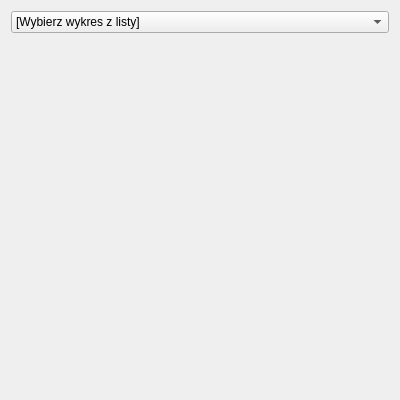
<?xml version="1.0" encoding="UTF-8"?>
<ui version="4.0">
 <class>ShowPlotsWindow</class>
 <widget class="QDialog" name="ShowPlotsWindow">
  <property name="geometry">
   <rect>
    <x>0</x>
    <y>0</y>
    <width>400</width>
    <height>400</height>
   </rect>
  </property>
  <property name="minimumSize">
   <size>
    <width>400</width>
    <height>400</height>
   </size>
  </property>
  <property name="baseSize">
   <size>
    <width>0</width>
    <height>0</height>
   </size>
  </property>
  <property name="windowTitle">
   <string>Dialog</string>
  </property>
  <layout class="QGridLayout" name="gridLayout">
   <item row="0" column="0">
    <layout class="QVBoxLayout" name="verticalLayout">
     <item>
      <widget class="QComboBox" name="plotChooser">
       <property name="layoutDirection">
        <enum>Qt::LeftToRight</enum>
       </property>
       <property name="autoFillBackground">
        <bool>false</bool>
       </property>
       <property name="editable">
        <bool>false</bool>
       </property>
       <property name="currentIndex">
        <number>0</number>
       </property>
       <item>
        <property name="text">
         <string>[Wybierz wykres z listy]</string>
        </property>
       </item>
       <item>
        <property name="text">
         <string>Ilość osób w kolejkach</string>
        </property>
       </item>
       <item>
        <property name="text">
         <string>Ilość klientów w sklepie</string>
        </property>
       </item>
       <item>
        <property name="text">
         <string>Średnia długość kolejki w czasie</string>
        </property>
       </item>
      </widget>
     </item>
     <item>
      <layout class="QHBoxLayout" name="horizontalLayout">
       <item>
        <widget class="QCustomPlot" name="plotWidget" native="true">
         <property name="sizePolicy">
          <sizepolicy hsizetype="Preferred" vsizetype="Preferred">
           <horstretch>0</horstretch>
           <verstretch>0</verstretch>
          </sizepolicy>
         </property>
         <property name="baseSize">
          <size>
           <width>0</width>
           <height>0</height>
          </size>
         </property>
        </widget>
       </item>
       <item>
        <spacer name="verticalSpacer">
         <property name="orientation">
          <enum>Qt::Vertical</enum>
         </property>
         <property name="sizeHint" stdset="0">
          <size>
           <width>0</width>
           <height>0</height>
          </size>
         </property>
        </spacer>
       </item>
      </layout>
     </item>
    </layout>
   </item>
  </layout>
 </widget>
 <customwidgets>
  <customwidget>
   <class>QCustomPlot</class>
   <extends>QWidget</extends>
   <header>qcustomplot.h</header>
   <container>1</container>
  </customwidget>
 </customwidgets>
 <resources/>
 <connections/>
</ui>
